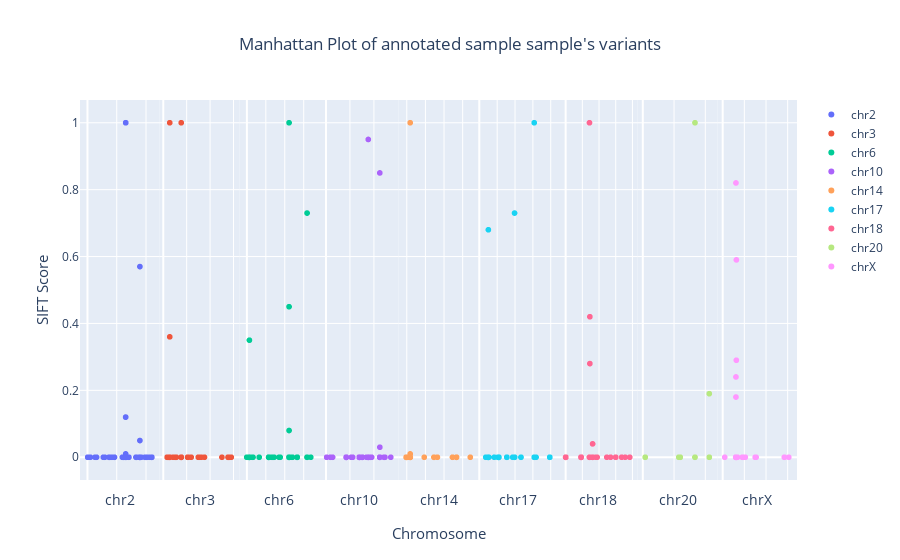

This figure's notebook cell:
### Markdown cell above
### Manhattan plot of variants

### Code cell
from plotly.subplots import make_subplots
import plotly.graph_objects as plotly_go
import re 

# get all unique chromosomes used for analysis.
chromosomes = annovar["Chr"].unique()
# sorts chromosomes by their number.
chromosomes = sorted(chromosomes, key=lambda chromosome:
                     [int(number) if number.isdigit() else number 
                      for number in re.split(r'(\d+)', chromosome)])

# make manhattan plot of variants.
fig = make_subplots(rows=1, cols=len(chromosomes), shared_yaxes=True, horizontal_spacing=0)
axes_labels = [dict(x=0.5, y=-0.17, showarrow=False,
                    text="Chromosome", font_size=15,
                    xref="paper", yref="paper"),
               dict(x=-0.07, y=0.5,
                    showarrow=False,
                    text="SIFT Score", font_size=15, textangle=-90,
                    xref="paper", yref="paper")]

fig.update_layout(title_text="Manhattan Plot of annotated sample " + sample + "'s variants", 
                  title_x=0.5, 
                  annotations=axes_labels)

# plot variants per chromosome.
for i, chromosome in enumerate(chromosomes):
    chr_variant_coord = annovar["Start"][annovar["Chr"] == chromosome]
    chr_variant_sift = annovar["SIFT_score"][annovar["Chr"] == chromosome]
    chr_variant_avsnp138 = annovar["avsnp138"][annovar["Chr"] == chromosome]
    
    fig.add_trace(plotly_go.Scattergl(
        name = chromosome,
        x = chr_variant_coord,
        y = chr_variant_sift,
        text = chr_variant_avsnp138,
        hoverinfo = "text",
        mode = "markers"
    ), row=1, col=i + 1)
    
    fig.update_xaxes(title_text=chromosome, row=1, col=i + 1, showticklabels=False)
    
fig.show()
